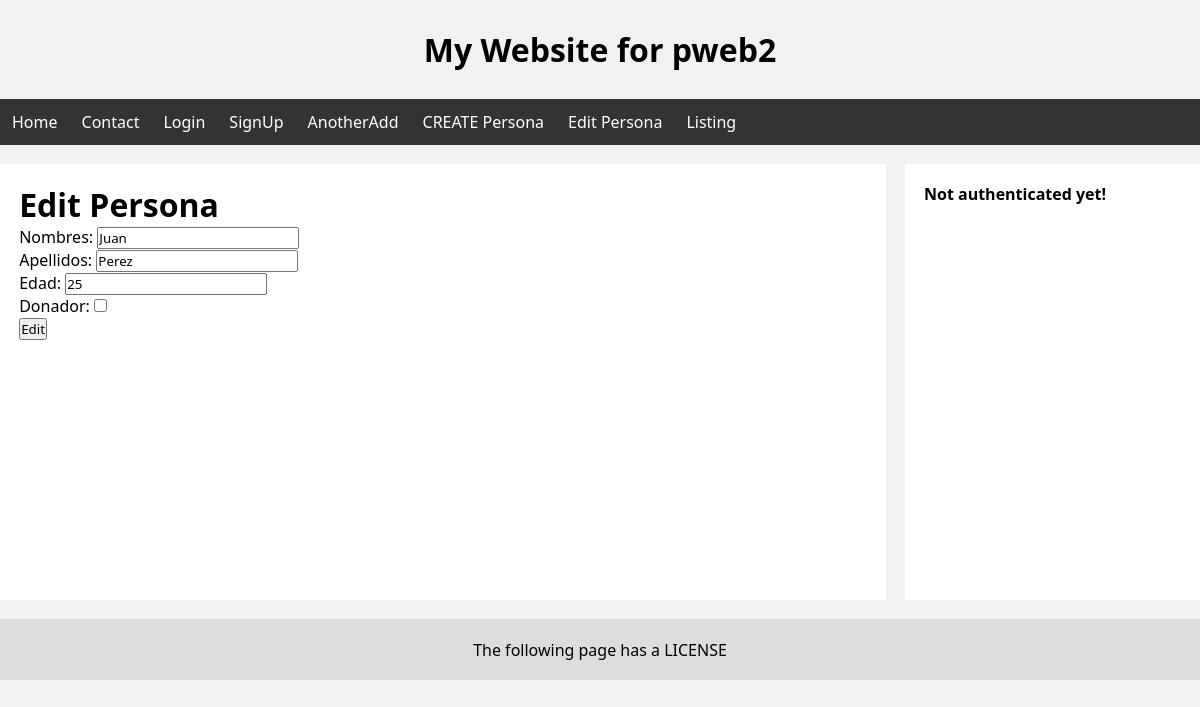
/personas/9/edit/, run on the app's committed database.
### personas/models.py (models this page shows, shortened)
class Persona(models.Model):
    nombres = models.CharField(max_length=100)
    apellidos = models.CharField(max_length=100)
    edad = models.IntegerField() # max_digits=3
    donador = models.BooleanField()

### personas/views.py (the view)
# urls.py: path('personas/<int:myID>/edit/', personaEditView, name="editPersona"),
def personaEditView(request, myID):
    persona = Persona.objects.get(id=myID)
    initialValues = {}
    form = PersonaForm(request.POST or None, instance=persona, initial=initialValues)
    if form.is_valid():
        form.save()
        return redirect("/personas")
    return render(request, "personas/edit.html", {
        "idPersona": persona.id,
        "form": form
    })

### personas/forms.py (shortened to what this page needs)
class PersonaForm(forms.ModelForm):
    class Meta:
        model = Persona
        fields = [
            "nombres",
            "apellidos",
            "edad",
            "donador",
        ]

### personas/templates/personas/edit.html (shortened to what this page needs)
{% extends 'layouts/main-layout.html' %}
{% block content %}
    <h1>Edit Persona</h1>
    <form action="/personas/{{ idPersona }}/edit/" method="POST">
        {{ form.as_p }}
        <input type="submit" value="Edit">
    </form>
{% endblock %}

### static/css/styles.css (style rules this page uses)
* { box-sizing: border-box; margin: 0; padding: 0; font-family:'Segoe UI', Tahoma, Geneva, Verdana, sans-serif; }
body { background-color: #F1F1F1; }

### data on the page
Persona: nombres "Juan", apellidos "Perez", edad "25"
